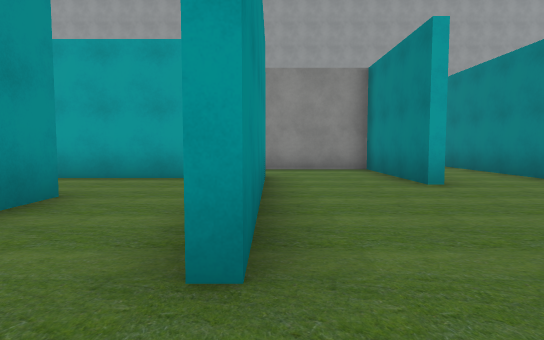
view 1 (above)

22 first-person views from a walk through a 3-D level made in the Unity game engine. The camera is 1.2 m above the floor, tilts 4° down and sees 75° across. The floor is counted in squares, 2 m on a side. Each view is taken from the middle of a square. On the plan, view 1 faces up. The plan holds only what a view shows up to about 10 squares ahead; the rest is blank. The place goes on beyond the plan. The player character is not drawn. Some surface patterns are stand-ins.

view 2
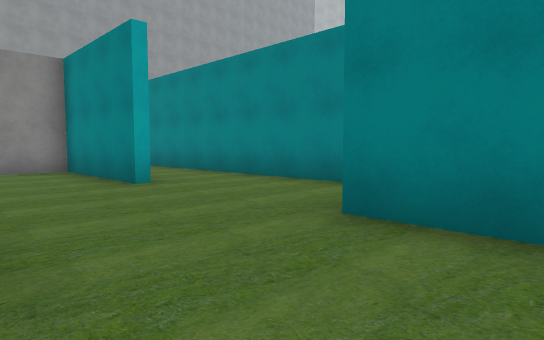

view 3
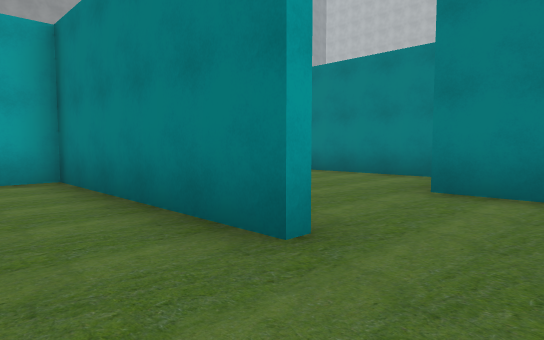

view 4
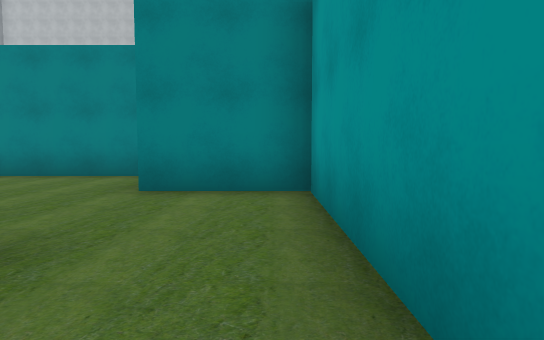

view 5
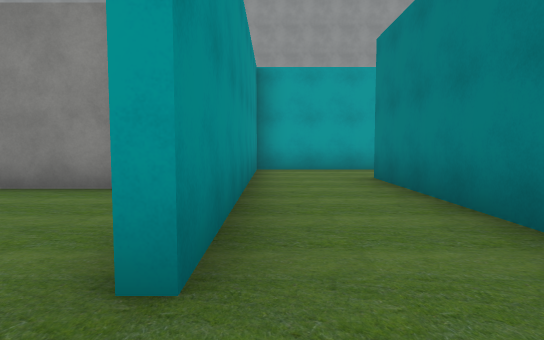

view 6
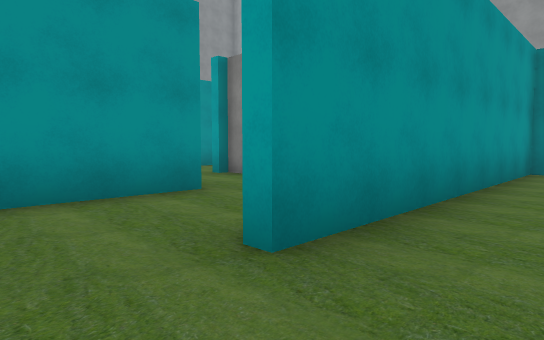

view 7
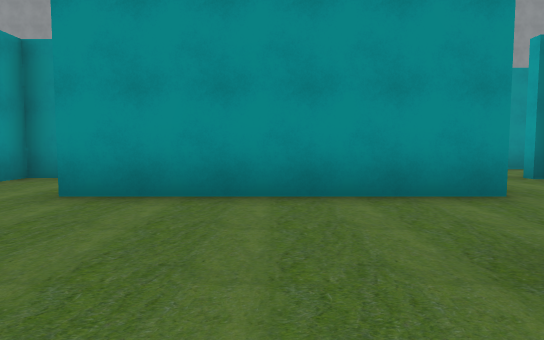

view 8
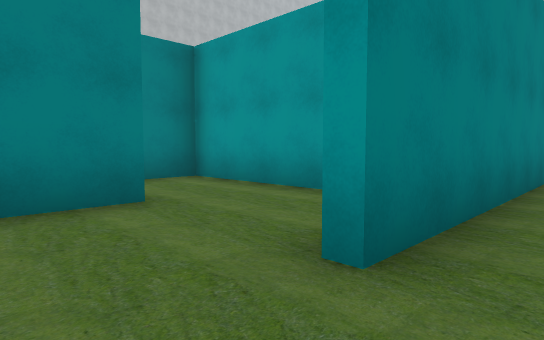

view 9
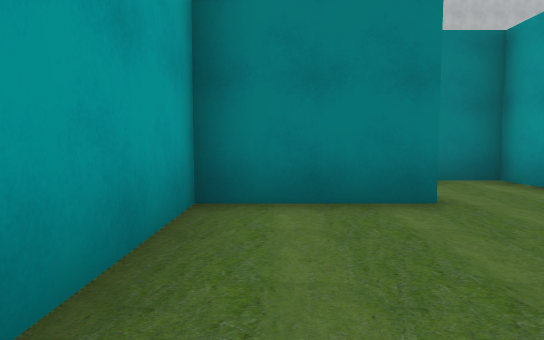

view 10
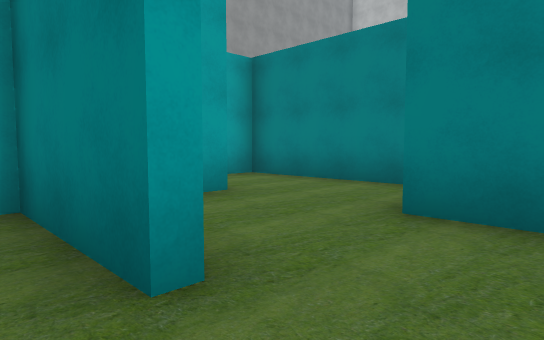

view 11
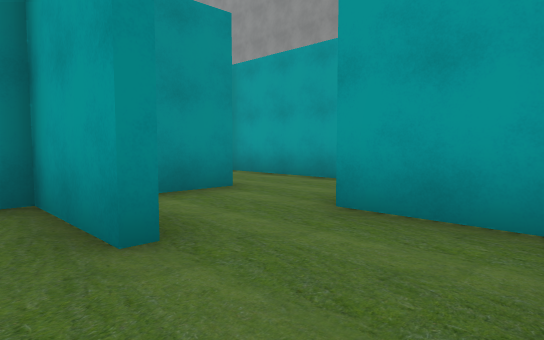

view 12
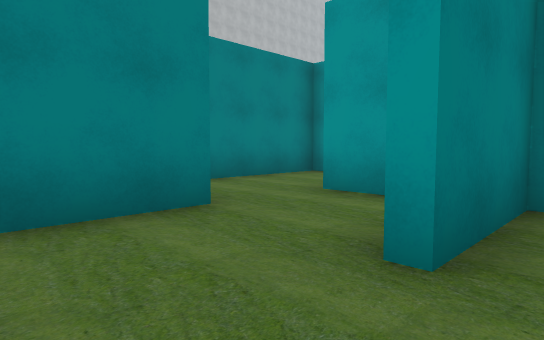

view 13
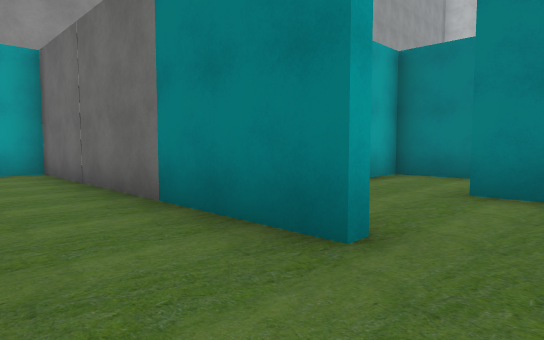

view 14
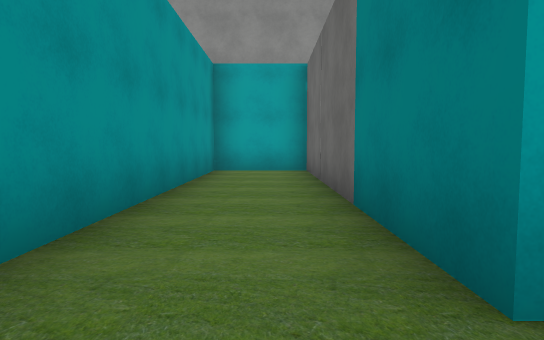

view 15
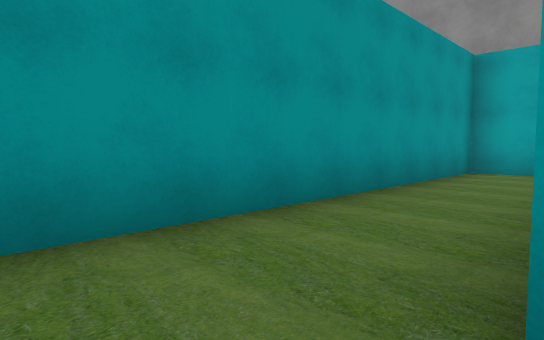

view 16
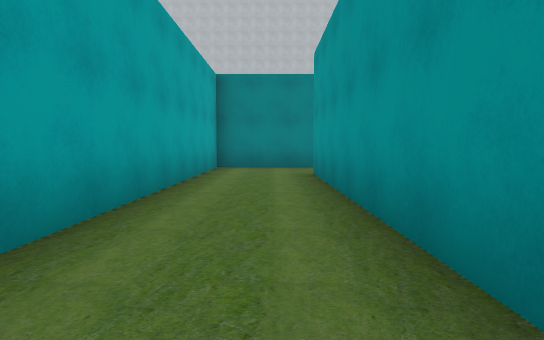

view 17
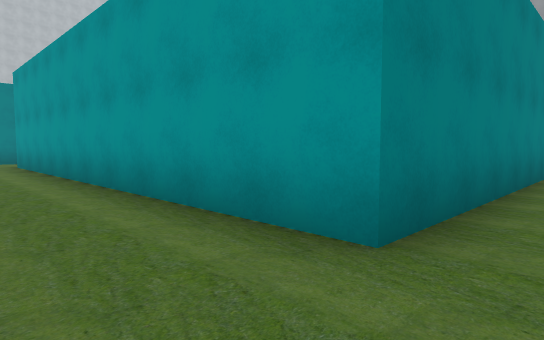

view 18
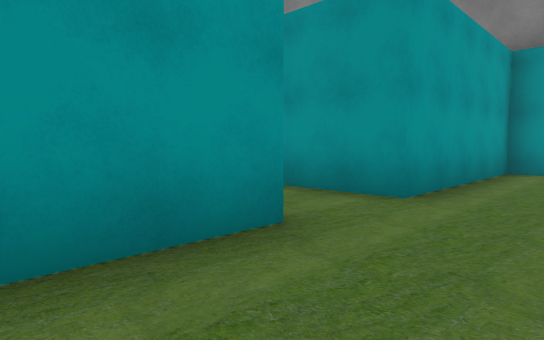

view 19
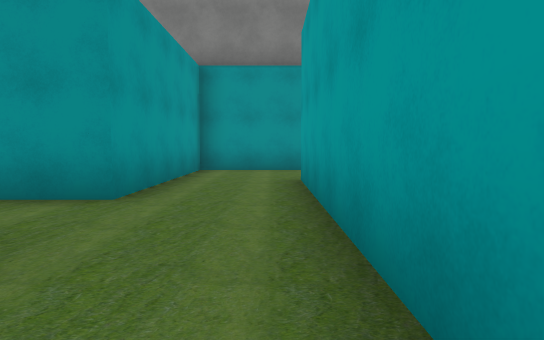

view 20
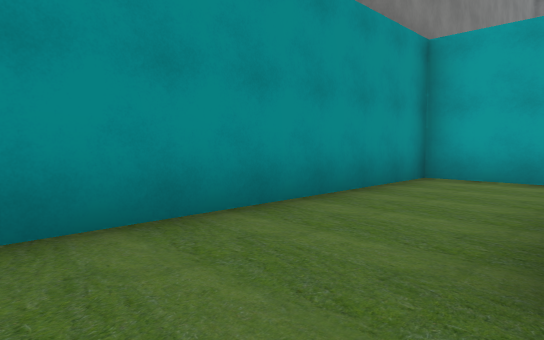

view 21
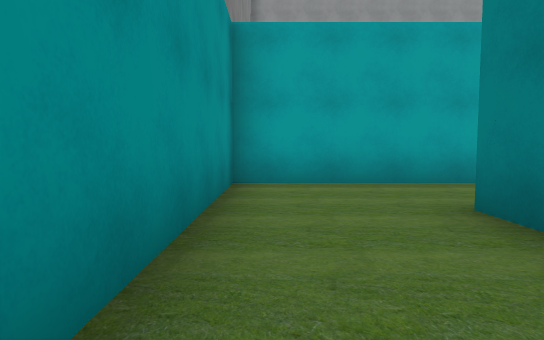

view 22
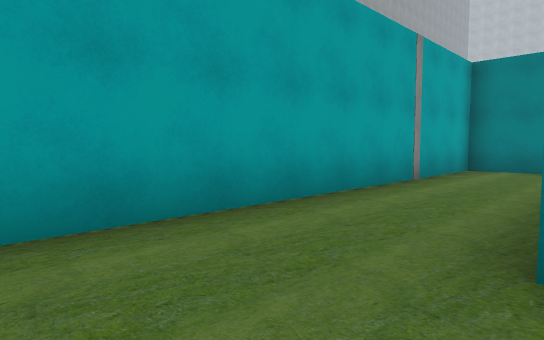

### Floor plan
Points are (right, up) in squares from view 1. A wall is a line through its corners. A room is listed if a view was taken in it or the views show most of it. See-through windows are left out.
Room 1 (views 1, 2, 3, 4, 16, 17, 18, 19, 20, 21, 22)
walls: (-11.6, 6.5) (-17.1, 6.5); (-14.9, 4.4) (-14.9, 2.4); (-9.9, 10.1) (-9.9, 11.6) (-19.6, 11.6) (-19.6, 4.1) (-14.9, 4.1); (-13, 0.4) (-13, 4.1) (-2.5, 4.1) (-2.5, 3.1); (-17.1, 8.4) (-17.1, 9.2); (-2.5, 0.1) (-2.5, -0.5) (0.4, -0.5); (-0.4, 1.4) (-0.4, 6.5) (-8.1, 6.5)
ways out: opening at (0, 0.5) to room 2
Room 2 (views 5, 6, 7, 8, 9)
walls: (-0.1, 5.4) (-0.1, 1.5); (4.9, 2.5) (4.9, 10.5); (0.4, -0.5) (2.6, -0.5) (2.6, 1.8); (4.6, 12.8) (2.6, 12.8) (2.6, 5.4)
ways out: opening at (0, 0.5) to room 1; opening at (5, 11.5) to room 3; opening at (1, 6.5)
Room 3 (view 10)
walls: (7.6, 10.2) (7.6, 12.8) (4.6, 12.8)
ways out: opening at (5, 11.5) to room 2; opening at (8, 9.5) to room 4
Room 4 (view 11)
walls: (10, 12.8) (7.9, 12.8); (9, 13) (10, 13); (12.3, 10.2) (12.3, 14.9) (10, 14.9); (6.9, 8.1) (10, 8.1) (10, 10.4)
ways out: opening at (8, 9.5) to room 3; opening at (9, 15) to room 7
Room 5 (view 12)
walls: (7.6, 17.4) (5.2, 17.4); (7.6, 13) (7.6, 15.4)
ways out: opening at (5, 14.5) to room 6; opening at (8, 16.5) to room 7
Room 6 (views 13, 14, 15)
walls: (4.9, 15.1) (4.9, 22.4) (2.6, 22.4) (2.6, 14.2)
ways out: opening at (5, 14.5) to room 5
Room 7 (no view inside)
walls: (7.9, 15.4) (7.9, 14); (10, 14.9) (10, 17.4) (7.6, 17.4)
ways out: opening at (9, 15) to room 4; opening at (8, 16.5) to room 5

Where each view was taken, in squares from view 1:
view 1: 0 up, 0 right, facing up
view 2: 0 up, 0 right, facing up-right
view 3: 0 up, 2 left, facing up-right
view 4: 0 up, 2 left, facing right
view 5: 4 up, 3 right, facing up
view 6: 4 up, 4 right, facing up-left
view 7: 4 up, 4 right, facing left
view 8: 12 up, 4 right, facing down-right
view 9: 12 up, 4 right, facing right
view 10: 9 up, 7 right, facing up-right
view 11: 12 up, 12 right, facing up-left
view 12: 17 up, 7 right, facing down-right
view 13: 14 up, 3 right, facing up-right
view 14: 14 up, 4 right, facing up
view 15: 14 up, 5 right, facing up-left
view 16: 5 up, 10 left, facing right
view 17: 6 up, 14 left, facing down-right
view 18: 6 up, 11 left, facing down-left
view 19: 6 up, 11 left, facing left
view 20: 5 up, 17 left, facing up-left
view 21: 6 up, 19 left, facing up
view 22: 9 up, 19 left, facing up-right
